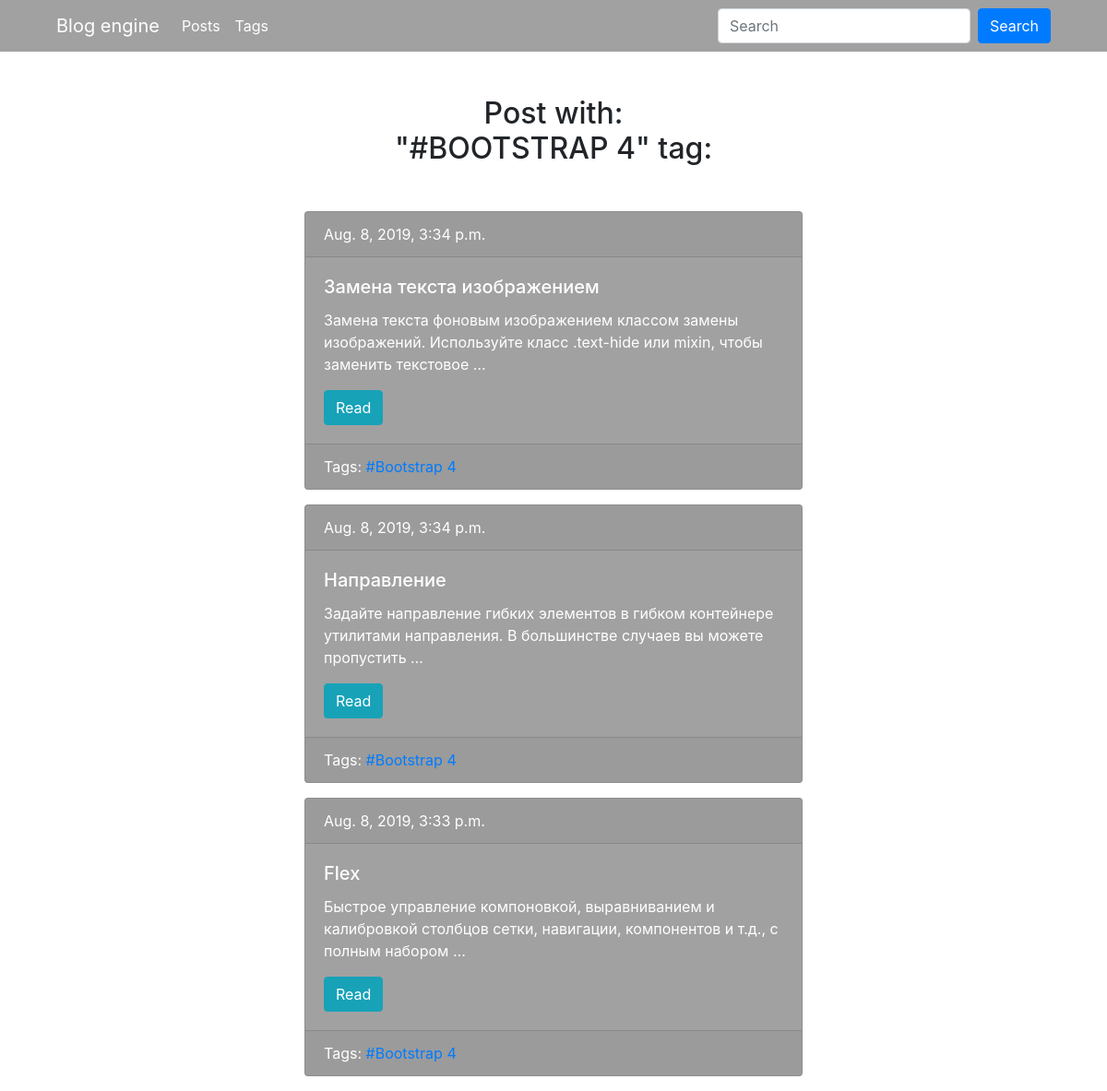
The page /blog/tag/bootstrap-4/ on the database its author committed.
### blog/models.py (models this page shows, shortened)
class Tag(models.Model):
    title = models.CharField(max_length=50)
    slug = models.SlugField(max_length=50, unique=True)
    def get_absolute_url(self):
        return reverse('tag_detail_url', kwargs={'slug': self.slug})
    class Meta:
        ordering = ('title',)

class Post(models.Model):
    title = models.CharField(max_length=150, db_index=True)
    slug = models.SlugField(max_length=150, blank=True, unique=True)
    body = models.TextField(blank=True, db_index=True)
    tags = models.ManyToManyField('Tag', blank=True, related_name='posts')
    date_pub = models.DateTimeField(auto_now_add=True)
    def get_absolute_url(self):
        return reverse('post_detail_url', kwargs={'slug': self.slug})
    class Meta:
        ordering = ('-date_pub',)

### blog/views.py (the view)
# urls.py: path('tag/<str:slug>/', TagDetail.as_view(), name='tag_detail_url'),
class TagDetail(ObjectDetailMixin, View):
    model = Tag
    template = 'blog/tag_detail.html'

### blog/utils.py (called while the page is built)
    def get(self, request, slug):
        obj = get_object_or_404(self.model, slug__iexact=slug)
        return render(request, self.template,
                      context={self.model.__name__.lower(): obj, 'admin_object': obj, 'detail': True})

### blog/templates/blog/tag_detail.html (shortened to what this page needs)
{% extends 'blog/base_blog.html' %}
{% block content %}
    <div class="col-lg-6">
        <h2 class="mb-5 text-center">Post with:<br>"#{{ tag.title|upper }}" tag:</h2>
        {% for post in tag.posts.all %}
            {% include 'blog/includes/post_card_template.html' %}
        {% endfor %}
    </div>
{% endblock %}

### blog/templates/blog/base_blog.html (shortened to what this page needs)
{% extends 'base.html' %}

### templates/base.html (shortened to what this page needs)
{% load static %}
<!DOCTYPE html>
<html lang="en">
<head>
<link rel="stylesheet" href="https://stackpath.bootstrapcdn.com/bootstrap/4.3.1/css/bootstrap.min.css">
    <link rel="stylesheet" href="{% static 'css/styles.css' %}">
</head>
<body>
<header style="background: #A1A1A1">
    <div class="container">
        <nav class="navbar navbar-expand-lg navbar-dark" style="background-color: #A1A1A1;">
            <a class="navbar-brand" href="{% url 'posts_list_url' %}">Blog engine</a>
            <div class="collapse navbar-collapse" id="navbarSupportedContent">
                <ul class="navbar-nav mr-auto">
                    <li class="nav-item active">
                        <a class="nav-link" href="{% url 'posts_list_url' %}">Posts</a>
                    </li>
                    <li class="nav-item active">
                        <a class="nav-link" href="{% url 'tags_list_url' %}">Tags</a>
                    </li>
                </ul>
                <form class="form-inline my-2 my-lg-0" action="{% url 'posts_list_url' %}">
                    <input class="form-control mr-sm-2" type="search" placeholder="Search" aria-label="Search" name="search">
                    <button class="btn btn-primary my-2 my-sm-0" type="submit">Search</button>
                </form>
            </div>
        </nav>
    </div>
</header>
<section>
    <div class="container mt-5">
        <div class="row justify-content-center">
            {% block content %}{% endblock %}
        </div>
    </div>
</section>
</body>
</html>

### blog/templates/blog/includes/post_card_template.html
<div class="card text-white  mb-3" style="background-color: #A1A1A1;">
    <div class="card-header">
        {{ post.date_pub }}
    </div>
    <div class="card-body">
        <h5 class="card-title">{{ post.title }}</h5>
        <p class="card-text">{{ post.body|truncatewords:15 }}</p>
        <a href="{{ post.get_absolute_url }}" class="btn btn-info">Read</a>
    </div>
    <div class="card-footer text-white ">
        Tags:
        {% for tag in post.tags.all %}
            <a href="{{ tag.get_absolute_url }}">#{{ tag.title }} </a>
        {% endfor %}
    </div>
</div>

### rows shown on the page
Tag: title "BOOTSTRAP 4", title "Bootstrap 4"
Post: date_pub "Aug. 8, 2019, 3:34 p.m.", title "Замена текста изображением", body "Замена текста фоновым изображением классом замены изображений. Используйте класс .text-hide или mixin, чтобы заменить текстовое …"
Post: date_pub "Aug. 8, 2019, 3:34 p.m.", title "Направление", body "Задайте направление гибких элементов в гибком контейнере утилитами направления. В большинстве случаев вы можете пропустить …"
Post: date_pub "Aug. 8, 2019, 3:33 p.m.", title "Flex", body "Быстрое управление компоновкой, выравниванием и калибровкой столбцов сетки, навигации, компонентов и т.д., с полным набором …"
